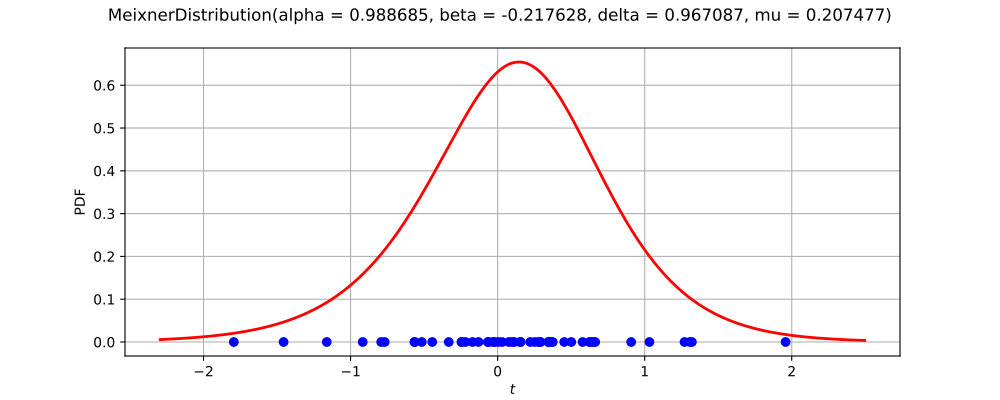

The Python source for this figure:
import openturns as ot
from matplotlib import pyplot as plt
from openturns.viewer import View
ot.RandomGenerator.SetSeed(0)
factory = ot.MeixnerDistributionFactory()
ref = factory.build()
dimension = ref.getDimension()
if dimension <= 2:
    sample = ref.getSample(50)
    distribution = factory.build(sample)
    if dimension == 1:
        distribution.setDescription(['$t$'])
        pdf_graph = distribution.drawPDF(256)
        cloud = ot.Cloud(sample, ot.Sample(sample.getSize(), 1))
        cloud.setColor('blue')
        cloud.setPointStyle('fcircle')
        pdf_graph.add(cloud)
        pdf_graph.setTitle(str(distribution))
        fig = plt.figure(figsize=(10, 4))
        pdf_axis = fig.add_subplot(111)
        View(pdf_graph, figure=fig, axes=[pdf_axis], add_legend=False)
    else:
        sample = ref.getSample(500)
        distribution.setDescription(['$t_0$', '$t_1$'])
        pdf_graph = distribution.drawPDF([256]*2)
        cloud = ot.Cloud(sample)
        cloud.setColor('red')
        cloud.setPointStyle('fcircle')
        pdf_graph.add(cloud)
        pdf_graph.setTitle(str(distribution))
        fig = plt.figure(figsize=(10, 4))
        pdf_axis = fig.add_subplot(111)
        View(pdf_graph, figure=fig, axes=[pdf_axis], add_legend=False, square_axes=True)
